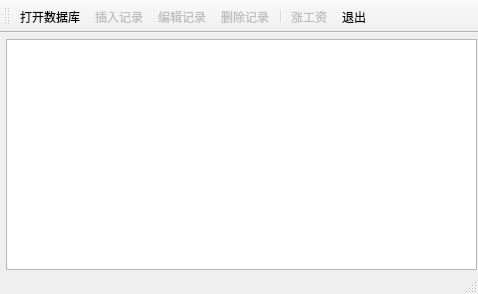
<?xml version="1.0" encoding="UTF-8"?>
<ui version="4.0">
 <class>MainWindow</class>
 <widget class="QMainWindow" name="MainWindow">
  <property name="geometry">
   <rect>
    <x>0</x>
    <y>0</y>
    <width>478</width>
    <height>294</height>
   </rect>
  </property>
  <property name="windowTitle">
   <string>MainWindow</string>
  </property>
  <property name="toolButtonStyle">
   <enum>Qt::ToolButtonTextUnderIcon</enum>
  </property>
  <widget class="QWidget" name="centralwidget">
   <widget class="QTableView" name="tableView">
    <property name="geometry">
     <rect>
      <x>6</x>
      <y>6</y>
      <width>471</width>
      <height>231</height>
     </rect>
    </property>
    <property name="autoFillBackground">
     <bool>false</bool>
    </property>
    <property name="styleSheet">
     <string notr="true">alternate-background-color: rgb(211, 249, 248);</string>
    </property>
    <property name="alternatingRowColors">
     <bool>true</bool>
    </property>
    <attribute name="horizontalHeaderDefaultSectionSize">
     <number>80</number>
    </attribute>
    <attribute name="verticalHeaderDefaultSectionSize">
     <number>25</number>
    </attribute>
   </widget>
  </widget>
  <widget class="QStatusBar" name="statusbar"/>
  <widget class="QToolBar" name="toolBar">
   <property name="windowTitle">
    <string>toolBar</string>
   </property>
   <property name="styleSheet">
    <string notr="true">alternate-background-color: rgb(211, 249, 248)</string>
   </property>
   <attribute name="toolBarArea">
    <enum>TopToolBarArea</enum>
   </attribute>
   <attribute name="toolBarBreak">
    <bool>false</bool>
   </attribute>
   <addaction name="actOpenDB"/>
   <addaction name="actInsert"/>
   <addaction name="actEdit"/>
   <addaction name="actDelete"/>
   <addaction name="separator"/>
   <addaction name="actAddMoney"/>
   <addaction name="actQuit"/>
  </widget>
  <action name="actOpenDB">
   <property name="icon">
    <iconset resource="resource.qrc">
     <normaloff>:/images/images/open3.bmp</normaloff>:/images/images/open3.bmp</iconset>
   </property>
   <property name="text">
    <string>打开数据库</string>
   </property>
   <property name="menuRole">
    <enum>QAction::NoRole</enum>
   </property>
  </action>
  <action name="actInsert">
   <property name="enabled">
    <bool>false</bool>
   </property>
   <property name="icon">
    <iconset resource="resource.qrc">
     <normaloff>:/images/images/306.bmp</normaloff>:/images/images/306.bmp</iconset>
   </property>
   <property name="text">
    <string>插入记录</string>
   </property>
   <property name="menuRole">
    <enum>QAction::NoRole</enum>
   </property>
  </action>
  <action name="actEdit">
   <property name="enabled">
    <bool>false</bool>
   </property>
   <property name="icon">
    <iconset resource="resource.qrc">
     <normaloff>:/images/images/812.bmp</normaloff>:/images/images/812.bmp</iconset>
   </property>
   <property name="text">
    <string>编辑记录</string>
   </property>
   <property name="menuRole">
    <enum>QAction::NoRole</enum>
   </property>
  </action>
  <action name="actDelete">
   <property name="enabled">
    <bool>false</bool>
   </property>
   <property name="icon">
    <iconset resource="resource.qrc">
     <normaloff>:/images/images/delete1.bmp</normaloff>:/images/images/delete1.bmp</iconset>
   </property>
   <property name="text">
    <string>删除记录</string>
   </property>
   <property name="menuRole">
    <enum>QAction::NoRole</enum>
   </property>
  </action>
  <action name="actAddMoney">
   <property name="enabled">
    <bool>false</bool>
   </property>
   <property name="icon">
    <iconset resource="resource.qrc">
     <normaloff>:/images/images/up.bmp</normaloff>:/images/images/up.bmp</iconset>
   </property>
   <property name="text">
    <string>涨工资</string>
   </property>
   <property name="menuRole">
    <enum>QAction::NoRole</enum>
   </property>
  </action>
  <action name="actQuit">
   <property name="icon">
    <iconset resource="resource.qrc">
     <normaloff>:/images/images/exit.bmp</normaloff>:/images/images/exit.bmp</iconset>
   </property>
   <property name="text">
    <string>退出</string>
   </property>
   <property name="menuRole">
    <enum>QAction::NoRole</enum>
   </property>
  </action>
 </widget>
 <resources>
  <include location="resource.qrc"/>
 </resources>
 <connections>
  <connection>
   <sender>actQuit</sender>
   <signal>triggered()</signal>
   <receiver>MainWindow</receiver>
   <slot>close()</slot>
   <hints>
    <hint type="sourcelabel">
     <x>-1</x>
     <y>-1</y>
    </hint>
    <hint type="destinationlabel">
     <x>399</x>
     <y>299</y>
    </hint>
   </hints>
  </connection>
 </connections>
</ui>
